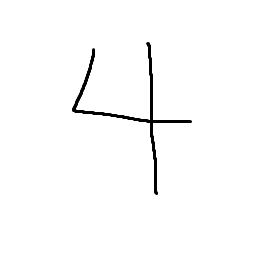
#> input picture number3.png, 280 x 280 px
$ jupyter execute --allow-errors crazyKat_fromLab.ipynb
#> lines starting #> are read from the running program, lines starting #| are printed output that depends on the picture
# Problem Set 3: Image rotation
Peachyapa Saengcharoentrakul, April 27, INFO 371 | Ott Toomet/Zening Qiu

[cell 1]
import numpy as np
import pandas as pd
import matplotlib.pyplot as plt
from matplotlib.image import imread
import matplotlib.image as mpimg
import cv2

[cell 2]
num3 = imread('./number3.png')
#> num3 is the input picture: shape (280, 280, 3) float32; min 0, max 1, mean 0.987

#> (a cell that did not finish here is left out)

#> (a cell that did not finish here is left out)

#> (a cell that did not finish here is left out)

#> (a cell that did not finish here is left out)

## 1. Matrix multiplication (10pt)

### 1.1 (6pt) Multiply these matrices/vectors manually. Show the math you do while solving these. Note: you can do this on paper, just include a picture of your solution.

See attached image

#> (a cell that did not finish here is left out)

### 1.2 (4pt) now check your results on computer

[cell 8]
q1_1_a1 = [[0, 7],
           [5, 3]]
#> q1_1_a1 = [[0, 7], [5, 3]]
q1_1_a2 = [[1, 0],
           [0, -1]]
q1_1_aPrd = np.matmul(q1_1_a1, q1_1_a2)
#> q1_1_aPrd = [[0, -7], [5, -3]]
q1_1_aPrd
#> Out = [[0, -7], [5, -3]]

[cell 9]
q1_1_b1 = [[0, 7],
           [5, 3]]
q1_1_b2 = [[1, 0],
           [0, -1],
           [0, 1]]
#> (the rest of this cell did not finish here and is left out)

[cell 10]
q1_1_c1 = [[0, 7],
           [5, 3]]
q1_1_c2 = [[1, 0, 0],
           [0, -1, 1]]
q1_1_cPrd = np.matmul(q1_1_c1, q1_1_c2)
q1_1_cPrd

Answers are the same

## 2. Linear transformation of images (60pt)

### 2.1 Flipping (mirroring) image (30pt)

#### 2.1.1 (10pt) Construct the “flip-x” matrix F . It should be a 2 × 2 matrix that inverses the x-components while leaving y-components intact. You can think in terms of generic matrix multiplication.

Hint: you can take the unit matrix as the point of departure and see which elements you have to modify to get flip-x instead.

[cell 11]
# https://www.google.com/search?q=how+to+flip+matrix+2x2&tbm=isch&ved=2ahUKEwjFoIeawpvwAhWS-TgGHR
# ztBCEQ2-cCegQIABAA&oq=how+to+flip+matrix+2x2&gs_lcp=CgNpbWcQAzoECAAQGFDvmAFY2p0BYO-eAWgAcAB4AIA
# BRYgBjgKSAQE0mAEAoAEBqgELZ3dzLXdpei1pbWfAAQE&sclient=img&ei=KH2GYMXsGJL
# z4-EPnNqTiAI&bih=637&biw=1440#imgrc=dWBWYMGOroFNDM

# def flipXMatrix(matrix):
#     flipFactor = [[1, 0],
#                   [0, 1]]
#     return np.matmul(matrix, flipFactor)

def flipXMatrix(matrix):
    flipFactor = [[-1, 0],
                  [0, 1]]
    return np.matmul(matrix, flipFactor)

[cell 12]
def flip(matrix):
    flipFactor = [[-1, 0],
                  [0, 1]]
    return flipFactor

#### 2.1.2 (10pt) Why should Fx be a 2 × 2 matrix? (Hint: try something else, e.g. 2 × 3 or 3 × 2 matrix. What is the result?)

So we don't run into dimension errors and flip it properly (since we only want to flip X and not Y, and we don't want to create more columns)

#### 2.1.3 (10pt) Demonstrate that your Fx flips Crazy Hat image. (Hint: you can re-use the plotting function from the lab with no modifications.)

#> (a cell that did not finish here is left out)

[cell 14]
# [7 lines of commented-out code are left out]

def plotGraph(X, groups, colour):
    uniqueGroups = np.unique(groups)
    for grp in uniqueGroups:
        Xg = X[groups == grp]
        ax = plt.subplot(1, 1, 1)
        ax.plot(Xg[:,0], Xg[:,1], marker="o", color=colour)
        ax.set_aspect("equal")

#> (a cell that did not finish here is left out)

#> (a cell that did not finish here is left out)

### 2.2 Stretch image (30pt)

#### 2.2.1 (10pt) Create the “stretch-y” matrix Sy(s) where s is the “stretch factor”, 2 in the example above. Exactly as a above, it should be a 2 × 2 matrix that stretches the y-components while leaving x-components untouched. And you can think in terms of generic matrix multiplication:

[cell 17]
def stretchYMatrix(matrix, factor):
    # stretches y
    stretchFactor = [[1, 0],
                     [0,factor]]

# stretches x
#     stretchFactor = [[factor, 0],
#                      [0,1]]

#  rotates
#     stretchFactor = [[0, 1],
#                      [factor,0]]

# rotates
#         stretchFactor = [[0, factor],
#                      [1,0]]
    return np.matmul(matrix, stretchFactor)

[cell 18]
# same thing but cleaner and using @
def stretch(factor):
    # stretches y
    stretchFactor = [[1, 0],
                     [0,factor]]
    return stretchFactor

#### 2.2.2 (10pt) Demonstrate that your matrix works correctly by stretching Crazy Hat vertically by factor 2.

#> (a cell that did not finish here is left out)

#### 2.2.3 (10pt) Finally, let’s combine these transformation. Use Crazy Hat to perform the following oper- ations: mirror from the 45◦-line, and stretch it 2× along the 45◦-line (see the example below). (I have in mind the 45° line that heads into NE but you may define the degrees in the same way as we do for rotation if you wish.)
Hint: instead of creating a flip-45-deg matrix, you can rotate your image by 45 degrees, flip over x and rotate back as X · R(45) · Fx · R(−45). Try this!

[cell 20]
# from ott's inc04a
def Rot(alpha):
    a = np.pi*alpha/180
    R = np.array([[np.cos(a), -np.sin(a)],
                 [np.sin(a), np.cos(a)]])
    return R

#> (a cell that did not finish here is left out)

## Test if the code works with the PS example

[cell 22]
# create the image
A = np.array([[0,0], [0,2], [1,1]]) # plot the image
ax = plt.subplot(1,1,1)
ax.plot(A[:,0], A[:,1], marker='o')
ax.set_aspect("equal")
plt.show()
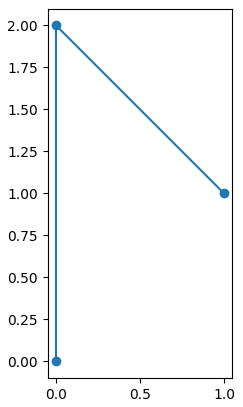
#> figure drawn by matplotlib, 1 panel

[cell 23]
def plotGraphTester(A, colour):
    ax = plt.subplot(1, 1, 1)
    ax.plot(A[:,0], A[:,1], marker="o", color=colour)
    ax.set_aspect("equal")

[cell 24]
rotatedA = A @ Rot(-60)
flippedRotatedA = flipXMatrix(rotatedA)
stretchedFlippedRotatedA = stretchYMatrix(flippedRotatedA, 2)
rotatedA_2 = stretchedFlippedRotatedA @ Rot(60)

plotGraphTester(rotatedA_2, 'blue')
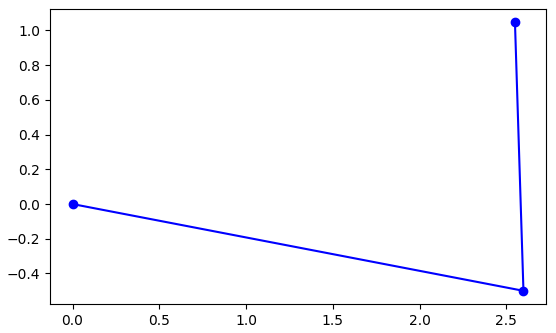
#> figure drawn by matplotlib, 1 panel

## 3. Rotate Bitmap Images (30 points)

### 3.1 (15pt) Run the code and understand what it does. In particular, what is the matrix X that is made by stacking?

[cell 25]
import cv2

[cell 26]
img = imread('./number3.png')[:, :, 0] # RGBA?
#> img: shape (280, 280) float32; min 0, max 1, mean 0.987

[cell 27]
print("shape:", img.shape)
#| shape: (280, 280)
## create coordinate matrix
xx, yy = np.meshgrid(np.arange(img.shape[1]),
np.arange(img.shape[0], 0, -1))
X = np.stack((xx.ravel(), yy.ravel()), axis=1)
fig = plt.figure(figsize=(3,3))
ax = fig.add_subplot(1,1,1)
ax.scatter(X[:,0], X[:,1], c=img.ravel(), marker='.', cmap="Greys_r")
ax.set_aspect('equal')
plt.show()
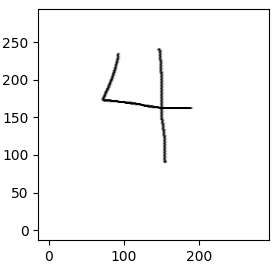
#> figure drawn by matplotlib, 1 panel

[cell 28]
kkFigure = plt.figure(figsize=(3,3))
# rotatedA = X @ Rot(-180) + np.array([500, 23]) # + np.array([]) changes position but we'll need crop to shift

ax = kkFigure.add_subplot(1, 1, 1)
#> (the rest of this cell did not finish here and is left out)

[cell 29]
# The number of pixels
#num_rows, num_cols = img.shape[:2]

# Creating a translation matrix
#translation_matrix = np.float32([ [1,0,70], [0,1,110] ])

# Image translation
#img_translation = cv2.warpAffine(img, translation_matrix, (num_cols,num_rows))

#cv2.namedWindow('Translation', cv2.WINDOW_NORMAL)

[cell 30]
num3

[cell 31]
print("shape:", img.shape)
#| shape: (280, 280)
## create coordinate matrix
xx, yy = np.meshgrid(np.arange(img.shape[1]),
np.arange(img.shape[0], 0, -1))
X = np.stack((xx.ravel(), yy.ravel()), axis=1)
fig = plt.figure(figsize=(3,3))
ax = fig.add_subplot(1,1,1)
ax.scatter(X[:,0], X[:,1], c=img.ravel(), marker='.', cmap="Greys_r")
ax.set_aspect('equal')
plt.show()

Stacks of 2D matrices of gray values that forms a greyscale image

### 3.2 Consult lecture notes section 2.3.5, in particular the section about bitmap images.

### 3.3 (10pt) Now use matrix multiplication to rotate this image into a few different angles. Note: use matrix rotation we did above, various image libraries will not count!
Suggestion: when you use the code like shown above, it will result in large and slow pdf (or html) files. You can make the pdf file better by:
(a) instead of plt.show, save the image into a jpg or png file. (b) put the resulting saved file into your pdf/html.

#### Random Rotations

[cell 32]
img.shape
#> Out = (280, 280)

[cell 33]
kkFigure = plt.figure(figsize=(3,3))
rotatedA = X @ Rot(99)
ax = kkFigure.add_subplot(1, 1, 1)
ax.scatter(rotatedA[:,0], rotatedA[:,1], c=img.ravel(), marker=".", cmap="Greys_r")
ax.set_aspect("equal")
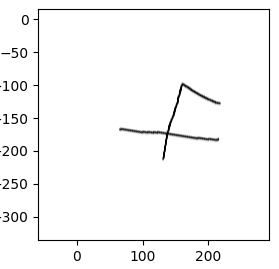
#> figure drawn by matplotlib, 1 panel

[cell 34]
kkFigure = plt.figure(figsize=(3,3))
rotatedA = X @ Rot(137)
ax = kkFigure.add_subplot(1, 1, 1)
ax.scatter(rotatedA[:,0], rotatedA[:,1], c=img.ravel(), marker=".", cmap="Greys_r")
ax.set_aspect("equal")
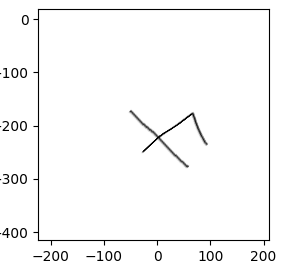
#> figure drawn by matplotlib, 1 panel

[cell 35]
kkFigure = plt.figure(figsize=(3,3))
rotatedA = X @ Rot(817)
ax = kkFigure.add_subplot(1, 1, 1)
ax.scatter(rotatedA[:,0], rotatedA[:,1], c=img.ravel(), marker=".", cmap="Greys_r")
ax.set_aspect("equal")
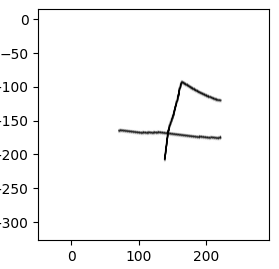
#> figure drawn by matplotlib, 1 panel

[cell 36]
kkFigure = plt.figure(figsize=(3,3))
rotatedA = X @ Rot(-30)
ax = kkFigure.add_subplot(1, 1, 1)
ax.scatter(rotatedA[:,0], rotatedA[:,1], c=img.ravel(), marker=".", cmap="Greys_r")
ax.set_aspect("equal")
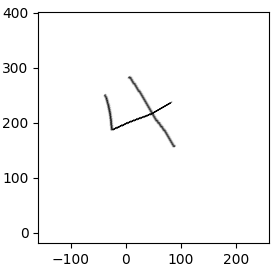
#> figure drawn by matplotlib, 1 panel

#### Save this

[cell 37]
kkFigure = plt.figure(figsize=(3,3))
rotatedA = X @ Rot(10)
flippedRotatedA = flipXMatrix(rotatedA)
rotatedA_2 = flippedRotatedA @ Rot(-5)
# saveKK = plotGraphBeep(rotatedA_2)
ax = kkFigure.add_subplot(1, 1, 1)
ax.scatter(rotatedA_2[:,0], rotatedA_2[:,1], c=img.ravel(), marker=".", cmap="Greys_r")
ax.set_aspect("equal")
kkFigure.savefig('kk-rotated.png')
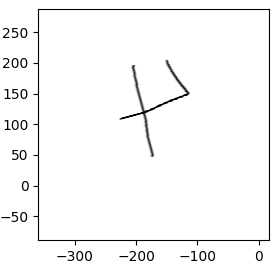
#> figure drawn by matplotlib, 1 panel
